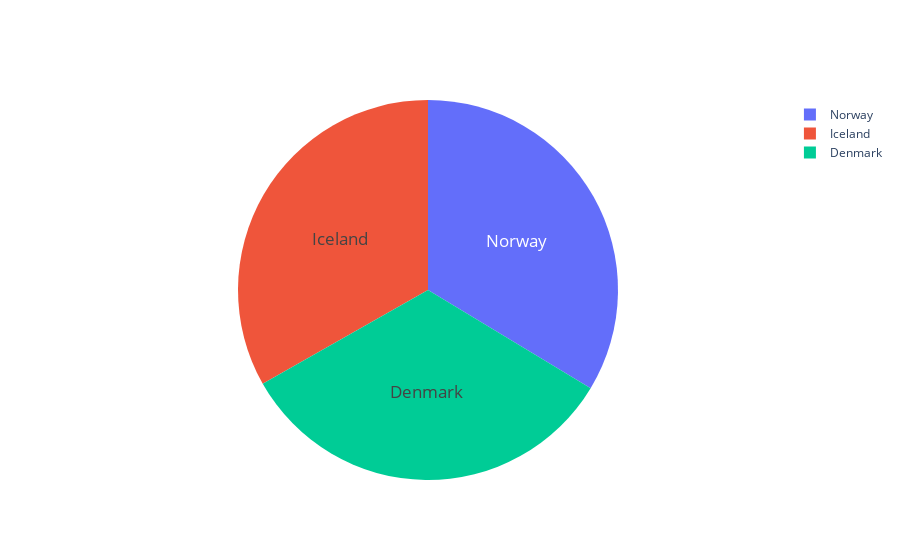

The notebook cell saved with this chart:
### Code cell
labels = top3fr.Country
values = top3fr.Freedom

fig = go.Figure(data=[go.Pie(labels=labels, values=values)])
fig.update_traces(hoverinfo='label', textinfo='label', textfont_size=17)
fig.show()

### Figure 1 — Plotly figure (JSON) as saved in the notebook; plotly's stock layout.template omitted (floating-point values rounded to 4 significant figures)
{"data": [{"hoverinfo": "label", "labels": ["Norway", "Iceland", "Denmark"], "textfont": {"size": 17}, "textinfo": "label", "type": "pie", "values": [0.6354, 0.6272, 0.626]}], "layout": {}}
